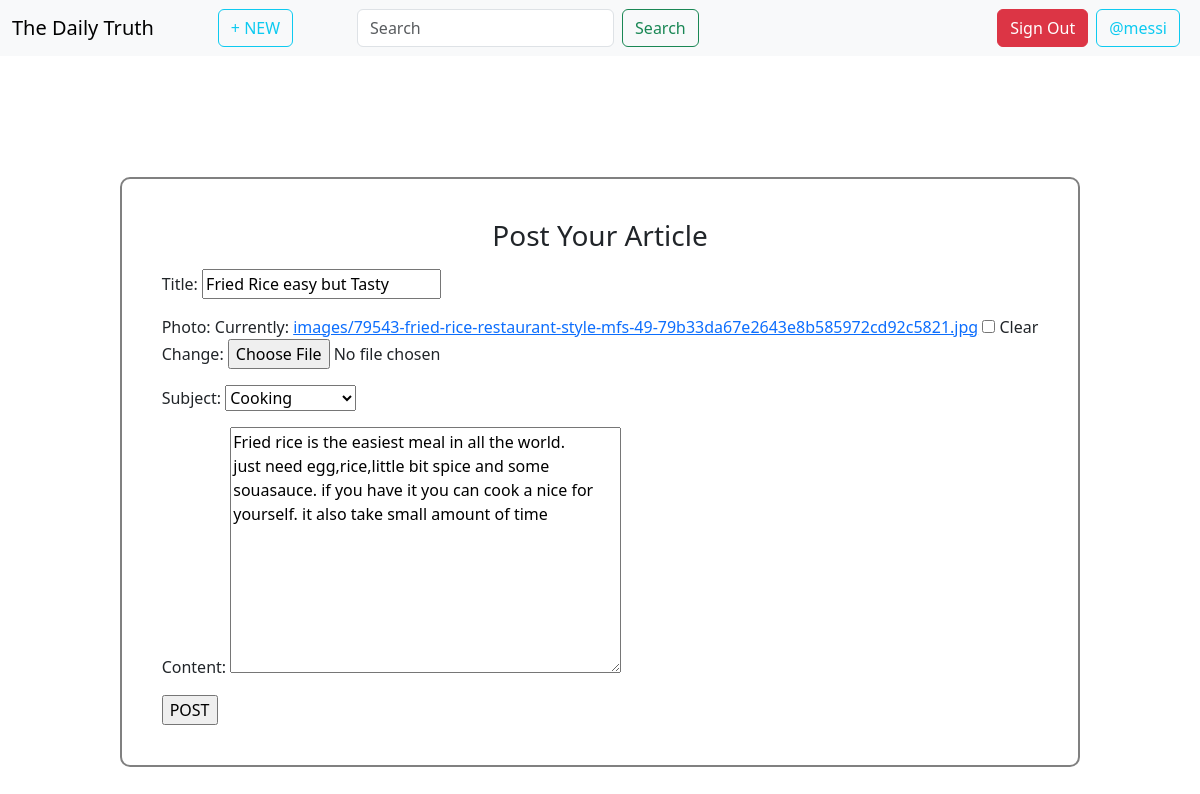
The page /update/6/ (signed in) on the database its author committed.
### base/models.py (models this page shows, shortened)
class BlogPost(models.Model):
    SUBJECT_CHOICES = [
        ('POLITICAL', 'Political'),
        ('ENTERTAINMENT', 'Entertainment'),
        ('ECONOMICS', 'Economics'),
        ('EDUCATION', 'Education'),
        ('SCIENCE', 'Science'),
        ('SPORTS', 'Sports'),
        ('INTERNATIONAL', 'International'),
        ('COOKING', 'Cooking'),
        ('WEATHER', 'Weather'),
        ('TECH', 'Tech'),
    ]
    user = models.ForeignKey(User, on_delete=models.CASCADE)
    photo=models.ImageField(upload_to='images',null=True,blank=True)
    title = models.CharField(max_length=200)
    subject = models.CharField(choices=SUBJECT_CHOICES, max_length=100)
    content = models.TextField(max_length=1000)
    created_at = models.DateTimeField(auto_now_add=True)
    class Meta:
        ordering = ['-created_at']

### base/views.py (the view)
# urls.py: path('update/<int:pk>/',PostUpdate.as_view(),name="update")
class PostUpdate(LoginRequiredMixin,UpdateView):
    model=BlogPost
    fields=['title','photo','subject','content']
    template_name="update.html"
    success_url=reverse_lazy('home')
    login_url=reverse_lazy('login')

### base/template/base/update.html (shortened to what this page needs)
{% extends "layout.html" %}
{% block content %}
<div class="container">
    <div class="parent">
        <div class="child">
            <div class="header mb-2"><h3>Post Your Article</h3></div>
            <form action="" method="POST" enctype="multipart/form-data">
                {{form.as_p}}
                <input type="submit" value="POST">
            </form>
        </div>
    </div>
</div>
{% endblock %}

### template/navbar.html (shortened to what this page needs)
<nav class="navbar navbar-expand-lg bg-body-tertiary mb-3">
    <div class="container-fluid">
      <a class="navbar-brand" href="{% url 'home'%}">The Daily Truth</a>
      <div class="collapse navbar-collapse" id="navbarSupportedContent">
        <ul class="navbar-nav me-auto mb-2 mb-lg-0">
          <li class="nav-item mx-5">
            <a class="btn btn-outline-info" aria-current="page" href="{% url 'create_post'%}">+ NEW</a>
          </li>
          <form class="d-flex mx-3" role="search">
            <input class="form-control me-2" name="q" type="search" placeholder="Search" aria-label="Search">
            <button class="btn btn-outline-success" type="submit">Search</button>
          </form>
        </ul>
        {% if user.is_authenticated %}
          <a href="{% url 'logout'%}" class="btn btn-danger">Sign Out</a>
          <a href="{% url 'profile' user.username%}" class="btn btn-outline-info mx-2">{{user.username}}</a>
        {% else %}
          <a href="{% url 'signup'%}" class="btn btn-primary mx-2">Sign Up</a>
          <a href="{% url 'login'%}" class="btn btn-success mx-2">Sign In</a>
        {% endif %}
      </div>
    </div>
  </nav>

### base/template/base/update.html (style rules this page uses)
.parent { width: 100%; height: 100vh; display:grid; }
.child { place-self:center; padding:40px; border:2px solid gray; border-radius:10px; display:grid; }
.header { place-self:center; }

### rows shown on the page
BlogPost: title "Fried Rice easy but Tasty", subject "Cooking", content "Fried rice is the easiest meal in all the world. just need egg,rice,little bit spice and some souasauce. if you have it you can cook a nice for yourself. it also take small amount of time"

### other values the page prints
{{ user.username }} "@messi"
